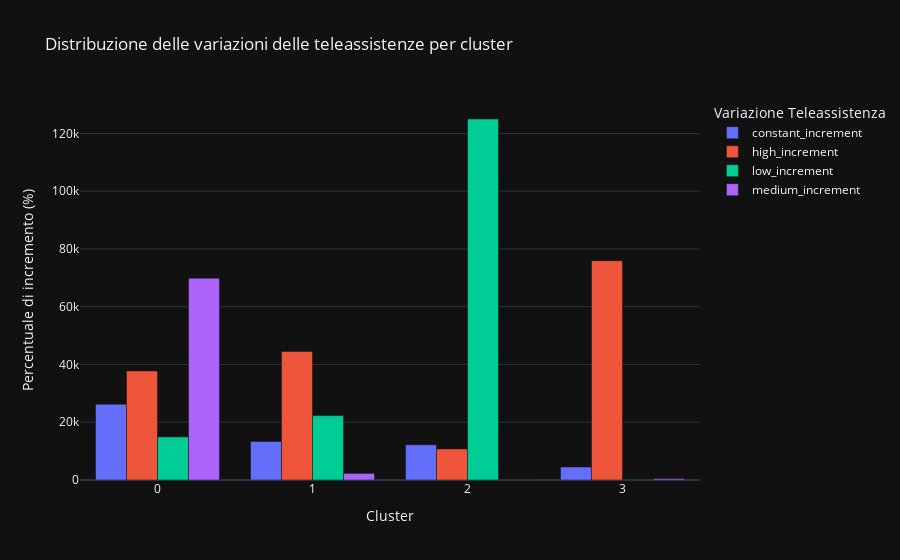

Source (notebook cell):
### Markdown cell above
### Analysis of the distribution of the increase in remote assistance by cluster
This code allows you to visualize how the variations in remote assistance are distributed in the different clusters, providing an overview of the relationship between the behavior of remote assistance and data segmentation.

### Code cell
# Calculate the frequency of each 'incremento_teleassistenze' category per cluster
cluster_counts = data.groupby(['cluster', 'incremento_teleassistenze']).size().reset_index(name='count')

# Calculate the total count per cluster to compute percentages
total_counts_per_cluster = cluster_counts.groupby('cluster')['count'].sum().reset_index(name='total_count')

# Merge total counts with cluster counts to calculate percentages
cluster_counts = cluster_counts.merge(total_counts_per_cluster, on='cluster')
cluster_counts['percentage'] = (cluster_counts['count'] / cluster_counts['total_count']) * 100

# Identify the 'incremento_teleassistenze' category with the highest count for each cluster
dominant_increment_per_cluster = cluster_counts.loc[cluster_counts.groupby('cluster')['count'].idxmax()]

# Extract the cluster, 'incremento_teleassistenze' category, and percentage
result = dominant_increment_per_cluster[['cluster', 'incremento_teleassistenze', 'percentage']]
print(result)
# Create an interactive bar chart with Plotly
fig = px.bar(
    cluster_counts,
    x='cluster',
    y='count',
    color='incremento_teleassistenze',
    title='Distribuzione delle variazioni delle teleassistenze per cluster',
    labels={'cluster': 'Cluster', 'count': 'Numero di occorrenze', 'incremento_teleassistenze': 'Teleassistance Variation'},
    barmode='group',
)

# Customize the chart
fig.update_layout(
    xaxis_title='Cluster',
    yaxis_title='Percentuale di incremento (%)',
    legend_title='Variazione Teleassistenza',
)

# Show the chart
fig.show()

### Figure 1 — Plotly figure (JSON) as saved in the notebook; plotly's stock layout.template omitted (floating-point values rounded to 4 significant figures)
{"data": [{"alignmentgroup": "True", "hovertemplate": "Teleassistance Variation=constant_increment<br>Cluster=%{x}<br>Numero di occorrenze=%{y}<extra></extra>", "legendgroup": "constant_increment", "marker": {"color": "#636efa", "pattern": {"shape": ""}}, "name": "constant_increment", "offsetgroup": "constant_increment", "orientation": "v", "showlegend": true, "textposition": "auto", "x": [0, 1, 2, 3], "xaxis": "x", "y": [26243, 13350, 12188, 4498], "yaxis": "y", "type": "bar"}, {"alignmentgroup": "True", "hovertemplate": "Teleassistance Variation=high_increment<br>Cluster=%{x}<br>Numero di occorrenze=%{y}<extra></extra>", "legendgroup": "high_increment", "marker": {"color": "#EF553B", "pattern": {"shape": ""}}, "name": "high_increment", "offsetgroup": "high_increment", "orientation": "v", "showlegend": true, "textposition": "auto", "x": [0, 1, 2, 3], "xaxis": "x", "y": [37769, 44512, 10742, 75949], "yaxis": "y", "type": "bar"}, {"alignmentgroup": "True", "hovertemplate": "Teleassistance Variation=low_increment<br>Cluster=%{x}<br>Numero di occorrenze=%{y}<extra></extra>", "legendgroup": "low_increment", "marker": {"color": "#00cc96", "pattern": {"shape": ""}}, "name": "low_increment", "offsetgroup": "low_increment", "orientation": "v", "showlegend": true, "textposition": "auto", "x": [0, 1, 2, 3], "xaxis": "x", "y": [14933, 22295, 125010, 180], "yaxis": "y", "type": "bar"}, {"alignmentgroup": "True", "hovertemplate": "Teleassistance Variation=medium_increment<br>Cluster=%{x}<br>Numero di occorrenze=%{y}<extra></extra>", "legendgroup": "medium_increment", "marker": {"color": "#ab63fa", "pattern": {"shape": ""}}, "name": "medium_increment", "offsetgroup": "medium_increment", "orientation": "v", "showlegend": true, "textposition": "auto", "x": [0, 1, 2, 3], "xaxis": "x", "y": [69875, 2294, 190, 481], "yaxis": "y", "type": "bar"}], "layout": {"xaxis": {"anchor": "y", "domain": [0.0, 1.0], "title": {"text": "Cluster"}}, "yaxis": {"anchor": "x", "domain": [0.0, 1.0], "title": {"text": "Percentuale di incremento (%)"}}, "legend": {"title": {"text": "Variazione Teleassistenza"}, "tracegroupgap": 0}, "title": {"text": "Distribuzione delle variazioni delle teleassistenze per cluster"}, "barmode": "group"}}
